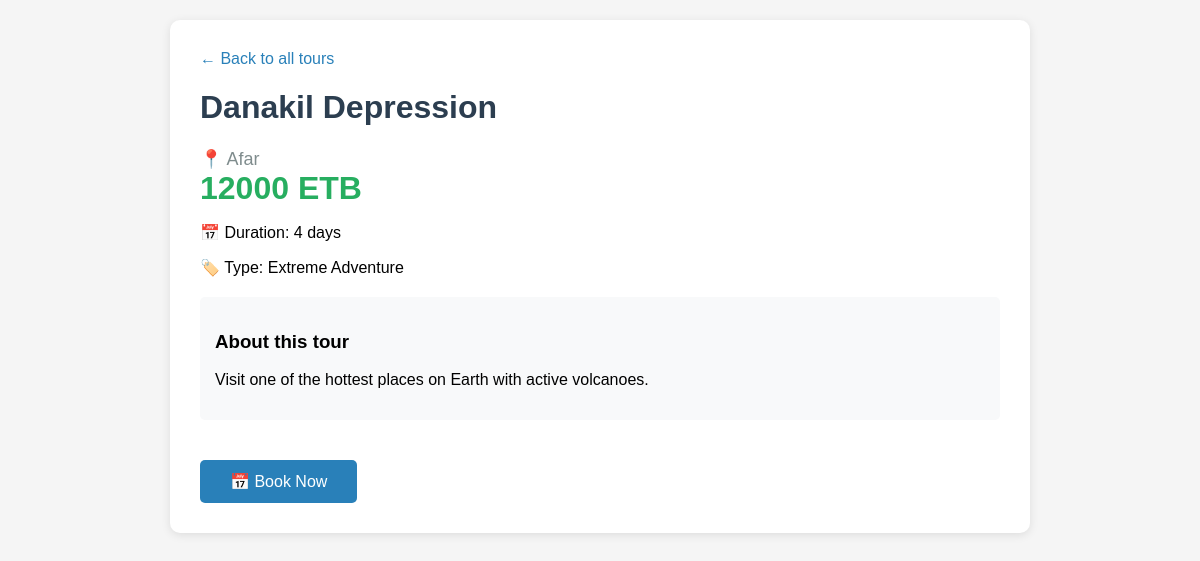
/package/3/, run on the app's committed database.
### tours/models.py (models this page shows, shortened)
class TourPackage(models.Model):
    PACKAGE_TYPES = [
        ('cultural', 'Cultural & Historical'),
        ('adventure', 'Adventure & Nature'),
        ('extreme', 'Extreme Adventure'),
    ]
    name = models.CharField(max_length=200)
    package_type = models.CharField(max_length=50, choices=PACKAGE_TYPES)
    location = models.CharField(max_length=200)
    price = models.IntegerField(help_text="Price in ETB")
    duration_days = models.IntegerField()
    description = models.TextField()
    image = models.ImageField(upload_to='tours/', blank=True, null=True)
    created_at = models.DateTimeField(auto_now_add=True)

### tours/views.py (the view)
# urls.py: path('package/<int:package_id>/', views.package_detail, name='package_detail'),
def package_detail(request, package_id):
    package = get_object_or_404(TourPackage, id=package_id)
    return render(request, 'tours/package_detail.html', {'package': package})

### tours/templates/tours/package_detail.html (shortened to what this page needs)
<!DOCTYPE html>
<html>
<head>
</head>
<body>
    <div class="container">
        <a href="/" class="back">← Back to all tours</a>
        <h1>{{ package.name }}</h1>
        <div class="location">📍 {{ package.location }}</div>
        <div class="price">{{ package.price }} ETB</div>
        <p>📅 Duration: {{ package.duration_days }} days</p>
        <p>🏷️ Type: {{ package.get_package_type_display }}</p>
        <div class="info">
            <h3>About this tour</h3>
            <p>{{ package.description }}</p>
        </div>
        <a href="{% url 'book_package' package.id %}" class="btn">📅 Book Now</a>
    </div>
</body>
</html>

### tours/templates/tours/package_detail.html (style rules this page uses)
body { font-family: Arial, sans-serif; margin: 0; padding: 20px; background-color: #f5f5f5; }
.container { max-width: 800px; margin: 0 auto; background: white; padding: 30px; border-radius: 10px; box-shadow: 0 2px 10px rgba(0,0,0,0.1); }
h1 { color: #2c3e50; }
.price { font-size: 32px; color: #27ae60; font-weight: bold; }
.location { color: #7f8c8d; font-size: 18px; }
.info { margin: 20px 0; padding: 15px; background: #f8f9fa; border-radius: 5px; }
.btn { display: inline-block; background: #2980b9; color: white; padding: 12px 30px; text-decoration: none; border-radius: 5px; margin-top: 20px; }
.back { color: #2980b9; text-decoration: none; }

### data on the page
TourPackage: name "Danakil Depression", location "Afar", price "12000", duration_days "4", package_type "Extreme Adventure", description "Visit one of the hottest places on Earth with active volcanoes."
